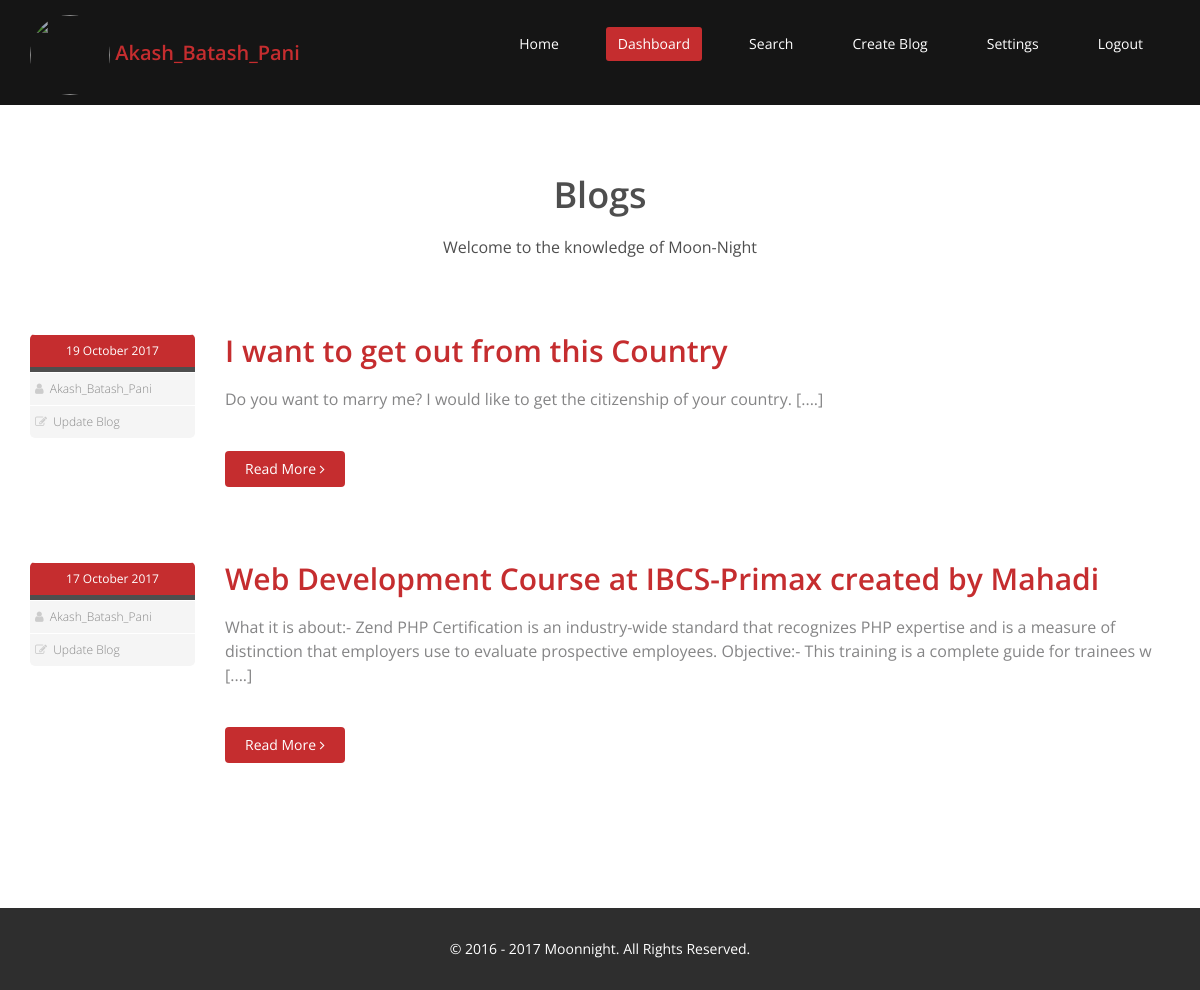
The page /moonnight.com/private/dashboard (signed in) on the database its author committed.
### tables this page shows
CREATE TABLE IF NOT EXISTS `mn_blog` (
  `id` int(11) NOT NULL AUTO_INCREMENT,
  `user_id` int(11) NOT NULL,
  `title` varchar(255) NOT NULL,
  `description` text,
  `tags` text,
  `category_id` int(11) NOT NULL,
  `banner_image` varchar(255) DEFAULT NULL,
  `mode_id` int(11) NOT NULL,
  `created_time` int(11) NOT NULL,
  `modified_time` int(11) DEFAULT NULL,
  PRIMARY KEY (`id`),
  KEY `fk_blog_user_id` (`user_id`),
  KEY `fk_category_id` (`category_id`),
  KEY `fk_mode_id` (`mode_id`)
);

CREATE TABLE IF NOT EXISTS `mn_users` (
  `id` int(11) NOT NULL AUTO_INCREMENT,
  `email` varchar(255) NOT NULL,
  `password` varchar(255) NOT NULL,
  `nick_name` varchar(255) DEFAULT NULL,
  `role_id` int(11) NOT NULL,
  `status` tinyint(1) NOT NULL DEFAULT '0',
  `created_time` int(11) NOT NULL,
  `modified_time` int(11) DEFAULT NULL,
  `last_logged_in` int(11) DEFAULT NULL,
  `auth_code` varchar(255) DEFAULT NULL,
  PRIMARY KEY (`id`),
  KEY `fk_roll` (`role_id`)
);

### moonnight.com/library/custom/functions.php (called while the page is built, shortened)
<?php
function getMysqlData($query, $dbConnection){
    $resource = mysqli_query($dbConnection, $query);
    if (is_bool($resource) == false){
        $processedData = array();
        while (true){
            $row = mysqli_fetch_array($resource);
            if ($row != false){
                $processedData[] = $row;
            } else {
                break;
            }
        }
        return $processedData;
    } else {
        return $resource;
    }
}
function getSessionData($index){
    return (isset($_SESSION[$index])) ? $_SESSION[$index] : false;
}

### moonnight.com/private/dashboard/dashboard.php (called while the page is built, shortened)
<?php
$user_id = getSessionData("user_id");
$mysqlConnection = getMysqlConnection();
$blogListingQuery =
    "SELECT b.*, u.nick_name
  FROM mn_blog AS b
  LEFT JOIN mn_users AS u
  ON b.user_id = u.id
  WHERE b.user_id = $user_id
  ORDER BY b.created_time DESC";
$myBlogData = getMysqlData($blogListingQuery, $mysqlConnection);

### moonnight.com/private/dashboard/index.php (the view, shortened to what this page needs)
<?php
require_once "../../common/header.php";
require_once "../../common/menu.php";
require_once "dashboard.php";
?>
<section id="blog" class="container">
    <div class="center">
        <h2>Blogs</h2>
        <p class="lead">Welcome to the knowledge of Moon-Night</p>
    </div>
    <div class="blog">
        <div class="row">
            <div class="col-md-12">
                <?php if (count($myBlogData) > 0){
                    for ($i = 0; $i < count($myBlogData); $i++) { ?>
                        <div class="blog-item">
                            <div class="row">
                                <div class="col-xs-12 col-sm-2 text-center">
                                    <div class="entry-meta">
                                        <span id="publish_date"><?php echo date("d F Y", $myBlogData[$i]['created_time']); ?></span>
                                        <span><i class="fa fa-user"></i> <a href="<?php echo BASE_URL ?>public/profile?id=<?php echo $myBlogData[$i]['user_id'] ?>"><?php echo $myBlogData[$i]['nick_name']; ?></a></span>
                                        <span><i class="fa fa-pencil-square-o"></i> <a href="<?php echo BASE_URL ?>private/updateBlog?id=<?php echo $myBlogData[$i]['id'] ?>">Update Blog</a></span>
                                    </div>
                                </div>
                                <div class="col-xs-12 col-sm-10 blog-content">
                                    <h2><a href="<?php echo BASE_URL; ?>public/showBlog?id=<?php echo $myBlogData[$i]['id'] ?>"><?php echo $myBlogData[$i]['title'] ?></a></h2>
                                    <h3><?php echo substr(strip_tags($myBlogData[$i]['description']), 0, 250) . " [....]" ?></h3>
                                    <a class="btn btn-primary readmore" href="<?php echo BASE_URL; ?>public/showBlog?id=<?php echo $myBlogData[$i]['id'] ?>">Read More <i
                                            class="fa fa-angle-right"></i></a>
                                </div>
                            </div>
                        </div>
                    <?php }
                    } ?>
            </div>
        </div>
    </div>
</section>
<?php
require_once "../../common/footer.php";
?>

### moonnight.com/static/theme/css/main.css (style rules this page uses)
body { background: #fff; font-family: 'Open Sans', sans-serif; color:#4e4e4e; line-height: 22px; }
h1, h2, h3, h4, h5, h6 { font-weight: 600; font-family: 'Open Sans', sans-serif; color:#4e4e4e; }
h2 { font-size: 20px; }
h3 { font-size: 16px; color: #787878; font-weight: 400; line-height: 24px; }
a { color: #c52d2f; -webkit-transition: color 300ms, background-color 300ms; -moz-transition: color 300ms, background-color 300ms; -o-transition: color 300ms, background-color 300ms; transition: color 300ms, background-color 300ms; }
.btn-primary { padding: 8px 20px; background: #c52d2f; color: #fff; border-radius: 4px; border:none; margin-top: 10px; }
.center h2 { font-size: 36px; margin-top: 0; margin-bottom: 20px; }
body > section { padding: 70px 0; }
.center { text-align: center; padding-bottom: 55px; }
.lead { font-size: 16px; line-height: 24px; font-weight: 400; }
.blog-item { border-radius: 0; overflow: hidden; margin-bottom: 50px; }
.blog .blog-item .blog-content { padding-bottom: 25px; }
.blog .blog-item .blog-content h2 { margin-top: 0; font-size: 30px; }
.readmore { margin-top: 0; }
.blog .blog-item .blog-content h3 { color: #858586; margin-bottom: 40px; }
.blog .blog-item .entry-meta { border-radius: 5px; overflow: hidden; }
.blog .blog-item .entry-meta > span { background: #f5f5f5; border-top: 1px solid #fff; display: block; font-size: 12px; overflow: hidden; padding: 5px; text-align: left; }
#publish_date { background: #c52d2f; border-bottom: 5px solid #4e4e4e; color: #fff; padding: 5px 0; text-align: center; }
.blog .blog-item .entry-meta > span { color: #ccc; }
.blog .blog-item .entry-meta > span a { font-size: 12px; margin-left: 3px; font-weight: 300; color: #888; }

### rows shown on the page
mn_blog: created_time "19 October 2017", user.nick_name "Akash_Batash_Pani", title "I want to get out from this Country", description "Do you want to marry me? I would like to get the citizenship of your country."
mn_blog: created_time "17 October 2017", user.nick_name "Akash_Batash_Pani", title "Web Development Course at IBCS-Primax created by Mahadi", description "What it is about:- Zend PHP Certification is an industry-wide standard that recognizes PHP expertise and is a measure of distinction that employers use to evaluate prospective employees. Objective:- This training is a complete guide for trainees w"

### other values the page prints
$nick_name "Akash_Batash_Pani"
